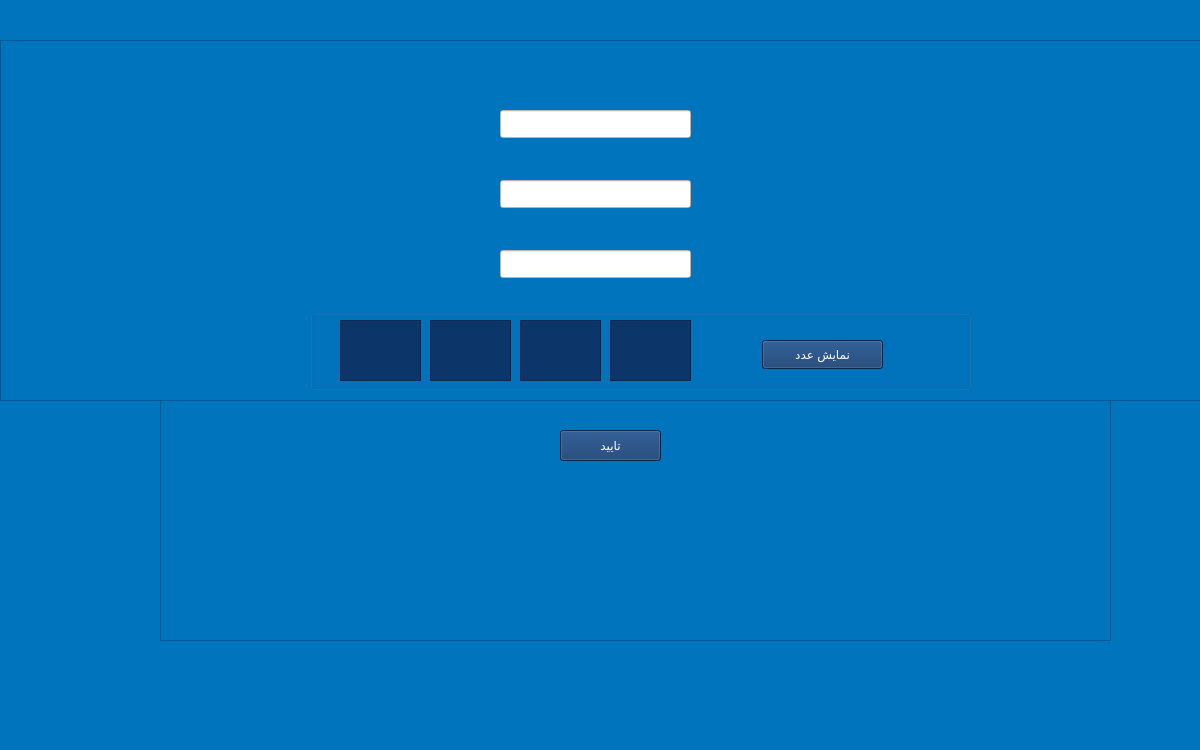
<?xml version="1.0" encoding="UTF-8"?>
<ui version="4.0">
 <class>LogIn</class>
 <widget class="QMainWindow" name="LogIn">
  <property name="geometry">
   <rect>
    <x>0</x>
    <y>0</y>
    <width>1200</width>
    <height>750</height>
   </rect>
  </property>
  <property name="minimumSize">
   <size>
    <width>600</width>
    <height>375</height>
   </size>
  </property>
  <property name="windowTitle">
   <string>MainWindow</string>
  </property>
  <property name="styleSheet">
   <string notr="true">background-color: rgb(1, 116, 190);</string>
  </property>
  <widget class="QWidget" name="centralwidget">
   <widget class="QFrame" name="frame_Log">
    <property name="geometry">
     <rect>
      <x>0</x>
      <y>40</y>
      <width>1201</width>
      <height>361</height>
     </rect>
    </property>
    <property name="styleSheet">
     <string notr="true">image: url(:/new/prefix1/image/qt_log_p.png);</string>
    </property>
    <property name="frameShape">
     <enum>QFrame::StyledPanel</enum>
    </property>
    <property name="frameShadow">
     <enum>QFrame::Raised</enum>
    </property>
    <widget class="QGroupBox" name="groupBox_safe_sing">
     <property name="geometry">
      <rect>
       <x>310</x>
       <y>270</y>
       <width>661</width>
       <height>80</height>
      </rect>
     </property>
     <property name="title">
      <string/>
     </property>
     <widget class="QFrame" name="frame_safe_2">
      <property name="geometry">
       <rect>
        <x>120</x>
        <y>10</y>
        <width>81</width>
        <height>61</height>
       </rect>
      </property>
      <property name="styleSheet">
       <string notr="true">image: url(:/new/prefix1/image/rang1.png);
background-color: rgb(12, 53, 106);</string>
      </property>
      <property name="frameShape">
       <enum>QFrame::StyledPanel</enum>
      </property>
      <property name="frameShadow">
       <enum>QFrame::Raised</enum>
      </property>
     </widget>
     <widget class="QFrame" name="frame_safe_3">
      <property name="geometry">
       <rect>
        <x>210</x>
        <y>10</y>
        <width>81</width>
        <height>61</height>
       </rect>
      </property>
      <property name="styleSheet">
       <string notr="true">image: url(:/new/prefix1/image/rang1.png);
background-color: rgb(12, 53, 106);</string>
      </property>
      <property name="frameShape">
       <enum>QFrame::StyledPanel</enum>
      </property>
      <property name="frameShadow">
       <enum>QFrame::Raised</enum>
      </property>
     </widget>
     <widget class="QFrame" name="frame_safe_4">
      <property name="geometry">
       <rect>
        <x>300</x>
        <y>10</y>
        <width>81</width>
        <height>61</height>
       </rect>
      </property>
      <property name="styleSheet">
       <string notr="true">image: url(:/new/prefix1/image/rang1.png);
background-color: rgb(12, 53, 106);</string>
      </property>
      <property name="frameShape">
       <enum>QFrame::StyledPanel</enum>
      </property>
      <property name="frameShadow">
       <enum>QFrame::Raised</enum>
      </property>
     </widget>
     <widget class="QPushButton" name="pushButton_show_safe">
      <property name="geometry">
       <rect>
        <x>452</x>
        <y>30</y>
        <width>121</width>
        <height>29</height>
       </rect>
      </property>
      <property name="styleSheet">
       <string notr="true">color: rgb(255, 255, 255);
image: url(:/new/prefix1/image/rang1.png);
background-color: rgb(12, 53, 106);</string>
      </property>
      <property name="text">
       <string>نمایش عدد</string>
      </property>
     </widget>
     <widget class="QFrame" name="frame_safe_1">
      <property name="geometry">
       <rect>
        <x>30</x>
        <y>10</y>
        <width>81</width>
        <height>61</height>
       </rect>
      </property>
      <property name="styleSheet">
       <string notr="true">image: url(:/new/prefix1/image/rang1.png);
background-color: rgb(12, 53, 106);</string>
      </property>
      <property name="frameShape">
       <enum>QFrame::StyledPanel</enum>
      </property>
      <property name="frameShadow">
       <enum>QFrame::Raised</enum>
      </property>
     </widget>
    </widget>
    <widget class="QLineEdit" name="lineEdit_log_name">
     <property name="geometry">
      <rect>
       <x>500</x>
       <y>70</y>
       <width>191</width>
       <height>28</height>
      </rect>
     </property>
     <property name="styleSheet">
      <string notr="true">background-color: rgb(255, 255, 255);</string>
     </property>
    </widget>
    <widget class="QLineEdit" name="lineEdit_log_Password">
     <property name="geometry">
      <rect>
       <x>500</x>
       <y>140</y>
       <width>191</width>
       <height>28</height>
      </rect>
     </property>
     <property name="styleSheet">
      <string notr="true">background-color: rgb(255, 255, 255);</string>
     </property>
    </widget>
    <widget class="QLineEdit" name="lineEdit_log_safe">
     <property name="geometry">
      <rect>
       <x>500</x>
       <y>210</y>
       <width>191</width>
       <height>28</height>
      </rect>
     </property>
     <property name="styleSheet">
      <string notr="true">background-color: rgb(255, 255, 255);</string>
     </property>
    </widget>
    <zorder>lineEdit_log_name</zorder>
    <zorder>lineEdit_log_Password</zorder>
    <zorder>lineEdit_log_safe</zorder>
    <zorder>groupBox_safe_sing</zorder>
   </widget>
   <widget class="QFrame" name="frame_Poetry_log">
    <property name="geometry">
     <rect>
      <x>160</x>
      <y>360</y>
      <width>951</width>
      <height>281</height>
     </rect>
    </property>
    <property name="styleSheet">
     <string notr="true">image: url(:/new/prefix1/image/qt_Poetry.png);</string>
    </property>
    <property name="frameShape">
     <enum>QFrame::StyledPanel</enum>
    </property>
    <property name="frameShadow">
     <enum>QFrame::Raised</enum>
    </property>
   </widget>
   <widget class="QPushButton" name="pushButton_ok_log">
    <property name="geometry">
     <rect>
      <x>560</x>
      <y>430</y>
      <width>101</width>
      <height>31</height>
     </rect>
    </property>
    <property name="styleSheet">
     <string notr="true">background-color: rgb(12, 53, 106);
color: rgb(255, 255, 255);</string>
    </property>
    <property name="text">
     <string>تایید</string>
    </property>
   </widget>
   <zorder>frame_Poetry_log</zorder>
   <zorder>frame_Log</zorder>
   <zorder>pushButton_ok_log</zorder>
  </widget>
  <widget class="QMenuBar" name="menubar">
   <property name="geometry">
    <rect>
     <x>0</x>
     <y>0</y>
     <width>1200</width>
     <height>25</height>
    </rect>
   </property>
  </widget>
  <widget class="QStatusBar" name="statusbar"/>
 </widget>
 <resources/>
 <connections/>
</ui>
